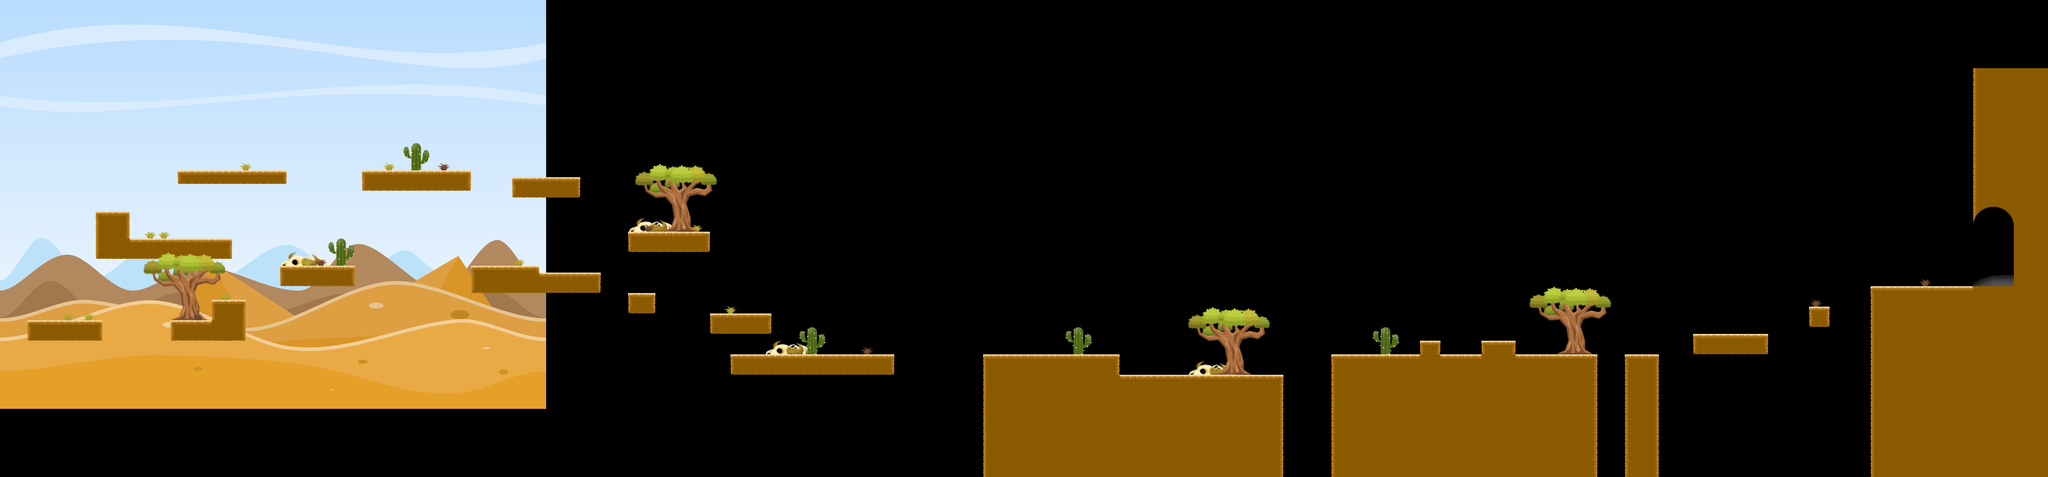

Rendered tile map (Tiled .tmx) drawn with the repository's tilesets; below, a short description and the map source with its tile grids summarised:
An orthogonal 300x70 tile map with 16x16 px tiles, 3 tile layers (Vordergrund, Deko 2, Deko 1), 10 tilesets, 1 image layer and 51 objects (5x walker).

<map version="1.0" tiledversion="1.0.3" orientation="orthogonal" renderorder="right-down" width="300" height="70" tilewidth="16" tileheight="16" nextobjectid="58">
 <tileset firstgid="1" name="1" tilewidth="16" tileheight="16" tilecount="225" columns="15">
  <image source="../../../../Desktop/Tilesets/goodly-2x.png" width="250" height="250" />
 </tileset>
 <tileset firstgid="226" source="3.tsx" />
 <tileset firstgid="235" source="Cactus (1).tsx" />
 <tileset firstgid="251" source="9.tsx" />
 <tileset firstgid="371" source="8.tsx" />
 <tileset firstgid="385" source="5.tsx" />
 <tileset firstgid="401" source="Backgroundlevel2.tsx" />
 <tileset firstgid="5201" source="door.tsx" />
 <tileset firstgid="8657" source="6.tsx" />
 <tileset firstgid="8659" source="7.tsx" />
 <imagelayer name="Hintergrund">
  <image source="BG.png" width="1280" height="960" />
 </imagelayer>
 <layer name="Vordergrund" width="300" height="70">
  <data>[21000 cells, 3203 non-empty, 44 distinct tile ids]</data>
 </layer>
 <layer name="Deko 2" width="300" height="70">
  <data>[21000 cells, 220 non-empty, 172 distinct tile ids]</data>
 </layer>
 <layer name="Deko 1" width="300" height="70">
  <data>[21000 cells, 468 non-empty, 140 distinct tile ids]</data>
 </layer>
 <objectgroup color="#ffffff" name="Start">
  <object id="47" x="100" y="734" width="43" height="12" />
 </objectgroup>
 <objectgroup color="#00aa00" name="Ziel">
  <object id="33" x="4624.67" y="252.667" width="98" height="427.333" />
 </objectgroup>
 <objectgroup color="#ffff00" name="Checkpoints">
  <object id="34" x="852" y="160" width="56" height="270.667" />
  <object id="36" x="2365" y="471" width="54" height="399" />
 </objectgroup>
 <objectgroup color="#0000ff" name="Kollisionen">
  <object id="4" x="64.5" y="752.5" width="175" height="48" />
  <object id="5" x="496" y="703.5" width="79" height="96" />
  <object id="6" x="400" y="751.5" width="175" height="48" />
  <object id="7" x="656" y="623.5" width="175" height="48.5" />
  <object id="8" x="286" y="560" width="257.5" height="48.5" />
  <object id="9" x="224.5" y="495.5" width="79.5" height="112.5" />
  <object id="10" x="416" y="399" width="256.5" height="32" />
  <object id="11" x="848.5" y="400.5" width="256.5" height="47.5" />
  <object id="12" x="1200" y="416.5" width="160" height="49" />
  <object id="13" x="1471.5" y="543.5" width="192.5" height="49" />
  <object id="14" x="1103.5" y="623" width="161" height="65" />
  <object id="15" x="1245.5" y="640" width="164.333" height="49" />
  <object id="16" x="1472.17" y="688" width="64.6667" height="48.5" />
  <object id="17" x="1664" y="735" width="145" height="49.5" />
  <object id="18" x="1712.5" y="832.5" width="384.5" height="49" />
  <object id="19" x="2304" y="835" width="38.6667" height="285" />
  <object id="20" x="2303.33" y="832.333" width="320.667" height="58.3333" />
  <object id="21" x="2604" y="880" width="404" height="77.3333" />
  <object id="22" x="2953.33" y="880" width="54.6667" height="239.333" />
  <object id="23" x="3121.33" y="832" width="68" height="289.333" />
  <object id="24" x="3119.33" y="831.333" width="626" height="64" />
  <object id="25" x="3700" y="834.667" width="44" height="285.333" />
  <object id="26" x="3472" y="800" width="80" height="46.6667" />
  <object id="27" x="3327.33" y="800.667" width="49.3333" height="46" />
  <object id="28" x="3806" y="832" width="82.6667" height="288" />
  <object id="29" x="3968" y="783.333" width="178" height="48.6667" />
  <object id="30" x="4239.33" y="720" width="48.6667" height="48.6667" />
  <object id="31" x="4384" y="672" width="71.3333" height="448" />
  <object id="32" x="4443.33" y="672" width="360.667" height="59.3333" />
 </objectgroup>
 <objectgroup color="#ff0000" name="Gegner">
  <object id="37" name="walker" type="walker" x="2630.67" y="868" width="370" height="8.66667" />
  <object id="38" name="walker" type="walker" x="3383.33" y="818.667" width="83.4167" height="10" />
  <object id="40" name="walker" type="walker" x="422.667" y="380" width="242.667" height="13.6667" />
  <object id="41" name="walker" type="walker" x="1942.5" y="813" width="147" height="16" />
  <object id="49" name="walker" type="walker" x="1206" y="401" width="146" height="9" />
  <object id="50" x="1134" y="602" width="63" height="16" />
 </objectgroup>
 <objectgroup color="#aa00ff" name="Coin">
  <object id="51" x="410" y="712" width="81" height="33" />
  <object id="52" x="501" y="663" width="72" height="34" />
  <object id="53" x="394" y="520" width="147" height="33" />
  <object id="54" x="1480" y="498" width="52" height="42" />
  <object id="55" x="1271" y="596" width="132" height="38" />
  <object id="56" x="3970" y="742" width="171" height="34" />
  <object id="57" x="3815" y="788" width="68" height="39" />
 </objectgroup>
 <objectgroup color="#000000" name="Tot">
  <object id="42" x="1872.67" y="767.333" width="63.3333" height="68" />
  <object id="43" x="766.667" y="560" width="64" height="76.6667" />
  <object id="44" x="946" y="334" width="61.3333" height="72.6667" />
  <object id="45" x="2496" y="766" width="62" height="70.6667" />
  <object id="46" x="3215.33" y="768.667" width="64" height="66.6667" />
 </objectgroup>
</map>
